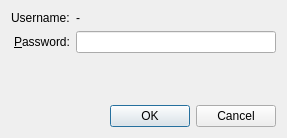
<?xml version="1.0" encoding="UTF-8"?>
<ui version="4.0">
 <class>PasswordInputWindow</class>
 <widget class="QDialog" name="PasswordInputWindow">
  <property name="geometry">
   <rect>
    <x>0</x>
    <y>0</y>
    <width>287</width>
    <height>138</height>
   </rect>
  </property>
  <property name="windowTitle">
   <string>Authentication Required</string>
  </property>
  <property name="windowIcon">
   <iconset resource="repatriator.qrc">
    <normaloff>:/general/resource/bug.ico</normaloff>:/general/resource/bug.ico</iconset>
  </property>
  <layout class="QVBoxLayout" name="verticalLayout">
   <item>
    <layout class="QFormLayout" name="formLayout">
     <property name="labelAlignment">
      <set>Qt::AlignRight|Qt::AlignTrailing|Qt::AlignVCenter</set>
     </property>
     <item row="0" column="0">
      <widget class="QLabel" name="label">
       <property name="text">
        <string>Username:</string>
       </property>
       <property name="buddy">
        <cstring></cstring>
       </property>
      </widget>
     </item>
     <item row="1" column="0">
      <widget class="QLabel" name="label_2">
       <property name="text">
        <string>&amp;Password:</string>
       </property>
       <property name="buddy">
        <cstring>passwordLineEdit</cstring>
       </property>
      </widget>
     </item>
     <item row="0" column="1">
      <widget class="QLabel" name="usernameLabel">
       <property name="text">
        <string>-</string>
       </property>
      </widget>
     </item>
     <item row="1" column="1">
      <widget class="QLineEdit" name="passwordLineEdit">
       <property name="echoMode">
        <enum>QLineEdit::Password</enum>
       </property>
      </widget>
     </item>
    </layout>
   </item>
   <item>
    <widget class="QDialogButtonBox" name="buttonBox">
     <property name="orientation">
      <enum>Qt::Horizontal</enum>
     </property>
     <property name="standardButtons">
      <set>QDialogButtonBox::Cancel|QDialogButtonBox::Ok</set>
     </property>
    </widget>
   </item>
  </layout>
 </widget>
 <resources>
  <include location="repatriator.qrc"/>
 </resources>
 <connections>
  <connection>
   <sender>buttonBox</sender>
   <signal>accepted()</signal>
   <receiver>PasswordInputWindow</receiver>
   <slot>accept()</slot>
   <hints>
    <hint type="sourcelabel">
     <x>248</x>
     <y>254</y>
    </hint>
    <hint type="destinationlabel">
     <x>157</x>
     <y>274</y>
    </hint>
   </hints>
  </connection>
  <connection>
   <sender>buttonBox</sender>
   <signal>rejected()</signal>
   <receiver>PasswordInputWindow</receiver>
   <slot>reject()</slot>
   <hints>
    <hint type="sourcelabel">
     <x>316</x>
     <y>260</y>
    </hint>
    <hint type="destinationlabel">
     <x>286</x>
     <y>274</y>
    </hint>
   </hints>
  </connection>
 </connections>
</ui>
